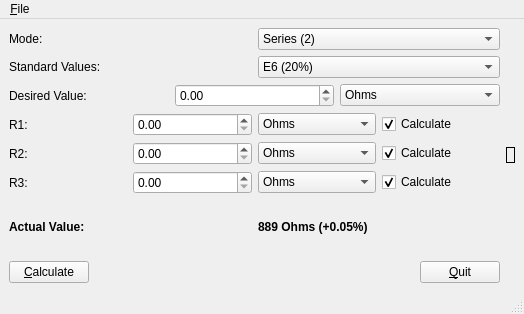
<?xml version="1.0" encoding="UTF-8"?>
<ui version="4.0">
 <class>MainWindow</class>
 <widget class="QMainWindow" name="MainWindow">
  <property name="geometry">
   <rect>
    <x>0</x>
    <y>0</y>
    <width>524</width>
    <height>314</height>
   </rect>
  </property>
  <property name="windowTitle">
   <string>Precision Resistor Calculator</string>
  </property>
  <widget class="QWidget" name="centralwidget">
   <layout class="QHBoxLayout" name="horizontalLayout_3">
    <item>
     <layout class="QVBoxLayout" name="verticalLayout">
      <item>
       <layout class="QHBoxLayout" name="horizontalLayout">
        <item>
         <widget class="QLabel" name="modeLabel">
          <property name="text">
           <string>Mode:</string>
          </property>
         </widget>
        </item>
        <item>
         <widget class="QComboBox" name="modeComboBox">
          <property name="toolTip">
           <string>Select desired type of circuit.</string>
          </property>
          <item>
           <property name="text">
            <string>Series (2)</string>
           </property>
          </item>
          <item>
           <property name="text">
            <string>Series (3)</string>
           </property>
          </item>
          <item>
           <property name="text">
            <string>Parallel (2)</string>
           </property>
          </item>
          <item>
           <property name="text">
            <string>Parallel (3)</string>
           </property>
          </item>
          <item>
           <property name="text">
            <string>Series/Parallel (3)</string>
           </property>
          </item>
         </widget>
        </item>
       </layout>
      </item>
      <item>
       <layout class="QHBoxLayout" name="horizontalLayout2">
        <item>
         <widget class="QLabel" name="standardValuesLabel">
          <property name="text">
           <string>Standard Values:</string>
          </property>
         </widget>
        </item>
        <item>
         <widget class="QComboBox" name="standardValuesComboBox">
          <property name="toolTip">
           <string>Select desired resistor series.</string>
          </property>
          <item>
           <property name="text">
            <string>E6 (20%)</string>
           </property>
          </item>
          <item>
           <property name="text">
            <string>E12 (10%)</string>
           </property>
          </item>
          <item>
           <property name="text">
            <string>E24 (5%)</string>
           </property>
          </item>
          <item>
           <property name="text">
            <string>E48 (2%)</string>
           </property>
          </item>
          <item>
           <property name="text">
            <string>E96 (1%)</string>
           </property>
          </item>
          <item>
           <property name="text">
            <string>E192 (0.5%)</string>
           </property>
          </item>
         </widget>
        </item>
       </layout>
      </item>
      <item>
       <layout class="QHBoxLayout" name="horizontalLayout3">
        <item>
         <widget class="QLabel" name="desiredValueLabel">
          <property name="text">
           <string>Desired Value:</string>
          </property>
         </widget>
        </item>
        <item>
         <widget class="QDoubleSpinBox" name="desiredValueSpinBox">
          <property name="toolTip">
           <string>Enter desired resistance value.</string>
          </property>
         </widget>
        </item>
        <item>
         <widget class="QComboBox" name="desiredResistanceComboBox">
          <item>
           <property name="text">
            <string>Ohms</string>
           </property>
          </item>
          <item>
           <property name="text">
            <string>Kilohms</string>
           </property>
          </item>
          <item>
           <property name="text">
            <string>Megohms</string>
           </property>
          </item>
         </widget>
        </item>
       </layout>
      </item>
      <item>
       <layout class="QGridLayout" name="gridLayout">
        <item row="0" column="0">
         <widget class="QLabel" name="r1Label">
          <property name="text">
           <string>R1:</string>
          </property>
         </widget>
        </item>
        <item row="0" column="1">
         <widget class="QDoubleSpinBox" name="doubleSpinBox"/>
        </item>
        <item row="0" column="2">
         <widget class="QComboBox" name="r1ResistanceComboBox">
          <item>
           <property name="text">
            <string>Ohms</string>
           </property>
          </item>
          <item>
           <property name="text">
            <string>Kilohms</string>
           </property>
          </item>
          <item>
           <property name="text">
            <string>Megohms</string>
           </property>
          </item>
         </widget>
        </item>
        <item row="0" column="3">
         <widget class="QCheckBox" name="r1CheckBox">
          <property name="toolTip">
           <string>Check to calculate value, uncheck to enter it.</string>
          </property>
          <property name="text">
           <string>Calculate</string>
          </property>
          <property name="checked">
           <bool>true</bool>
          </property>
         </widget>
        </item>
        <item row="1" column="0">
         <widget class="QLabel" name="r2Label">
          <property name="text">
           <string>R2:</string>
          </property>
         </widget>
        </item>
        <item row="1" column="1">
         <widget class="QDoubleSpinBox" name="doubleSpinBox_2"/>
        </item>
        <item row="1" column="2">
         <widget class="QComboBox" name="r2ResistanceComboBox">
          <item>
           <property name="text">
            <string>Ohms</string>
           </property>
          </item>
          <item>
           <property name="text">
            <string>Kilohms</string>
           </property>
          </item>
          <item>
           <property name="text">
            <string>Megohms</string>
           </property>
          </item>
         </widget>
        </item>
        <item row="1" column="3">
         <widget class="QCheckBox" name="checkBox_2">
          <property name="toolTip">
           <string>Check to calculate value, uncheck to enter it.</string>
          </property>
          <property name="text">
           <string>Calculate</string>
          </property>
          <property name="checked">
           <bool>true</bool>
          </property>
         </widget>
        </item>
        <item row="2" column="0">
         <widget class="QLabel" name="r3Label">
          <property name="text">
           <string>R3:</string>
          </property>
         </widget>
        </item>
        <item row="2" column="1">
         <widget class="QDoubleSpinBox" name="doubleSpinBox_3"/>
        </item>
        <item row="2" column="2">
         <widget class="QComboBox" name="r3ResistanceComboBox">
          <item>
           <property name="text">
            <string>Ohms</string>
           </property>
          </item>
          <item>
           <property name="text">
            <string>Kilohms</string>
           </property>
          </item>
          <item>
           <property name="text">
            <string>Megohms</string>
           </property>
          </item>
         </widget>
        </item>
        <item row="2" column="3">
         <widget class="QCheckBox" name="checkBox_3">
          <property name="toolTip">
           <string>Check to calculate value, uncheck to enter it.</string>
          </property>
          <property name="text">
           <string>Calculate</string>
          </property>
          <property name="checked">
           <bool>true</bool>
          </property>
         </widget>
        </item>
       </layout>
      </item>
      <item>
       <layout class="QHBoxLayout" name="horizontalLayout4">
        <item>
         <widget class="QLabel" name="label10">
          <property name="text">
           <string>&lt;b&gt;Actual Value:&lt;/b&gt;</string>
          </property>
         </widget>
        </item>
        <item>
         <widget class="QLabel" name="actualValueLabel">
          <property name="text">
           <string>&lt;b&gt;889 Ohms (+0.05%)&lt;/b&gt;</string>
          </property>
         </widget>
        </item>
       </layout>
      </item>
      <item>
       <layout class="QHBoxLayout" name="horizontalLayout_2">
        <item>
         <widget class="QPushButton" name="calculateButton">
          <property name="toolTip">
           <string>Click to calculate best design.</string>
          </property>
          <property name="text">
           <string>&amp;Calculate</string>
          </property>
         </widget>
        </item>
        <item>
         <spacer name="horizontalSpacer">
          <property name="orientation">
           <enum>Qt::Horizontal</enum>
          </property>
          <property name="sizeHint" stdset="0">
           <size>
            <width>40</width>
            <height>20</height>
           </size>
          </property>
         </spacer>
        </item>
        <item>
         <widget class="QPushButton" name="quitButton">
          <property name="toolTip">
           <string>Click to quit application.</string>
          </property>
          <property name="text">
           <string>&amp;Quit</string>
          </property>
         </widget>
        </item>
       </layout>
      </item>
     </layout>
    </item>
    <item>
     <widget class="QLabel" name="CircuitLabel">
      <property name="sizePolicy">
       <sizepolicy hsizetype="Fixed" vsizetype="Fixed">
        <horstretch>0</horstretch>
        <verstretch>0</verstretch>
       </sizepolicy>
      </property>
      <property name="frameShape">
       <enum>QFrame::Box</enum>
      </property>
      <property name="text">
       <string/>
      </property>
      <property name="pixmap">
       <pixmap resource="precresistor.qrc">:/images/circuit-s2.png</pixmap>
      </property>
     </widget>
    </item>
   </layout>
  </widget>
  <widget class="QMenuBar" name="menubar">
   <property name="geometry">
    <rect>
     <x>0</x>
     <y>0</y>
     <width>524</width>
     <height>22</height>
    </rect>
   </property>
   <widget class="QMenu" name="menuFile">
    <property name="title">
     <string>&amp;File</string>
    </property>
    <addaction name="actionCalculate"/>
    <addaction name="actionQuit"/>
   </widget>
   <addaction name="menuFile"/>
  </widget>
  <widget class="QStatusBar" name="statusbar"/>
  <action name="actionQuit">
   <property name="text">
    <string>&amp;Quit</string>
   </property>
  </action>
  <action name="actionCalculate">
   <property name="text">
    <string>&amp;Calculate</string>
   </property>
  </action>
 </widget>
 <resources>
  <include location="precresistor.qrc"/>
 </resources>
 <connections/>
</ui>
